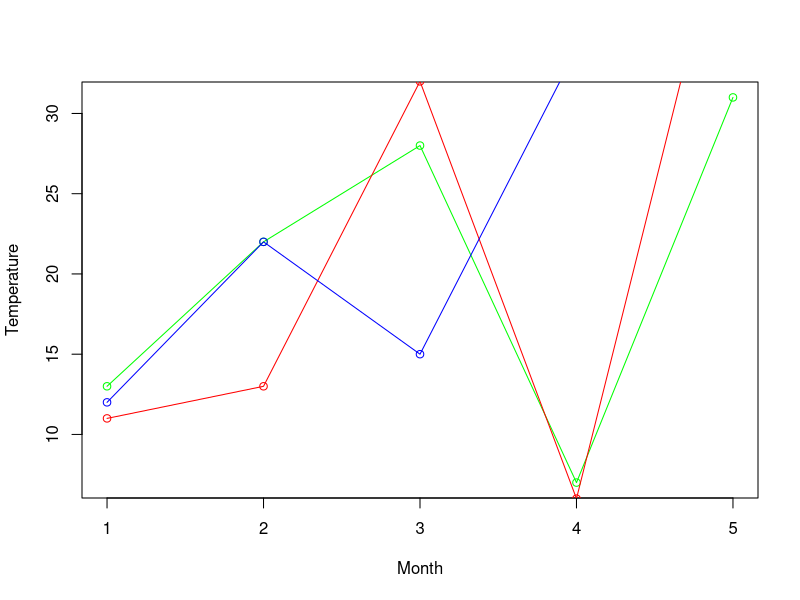
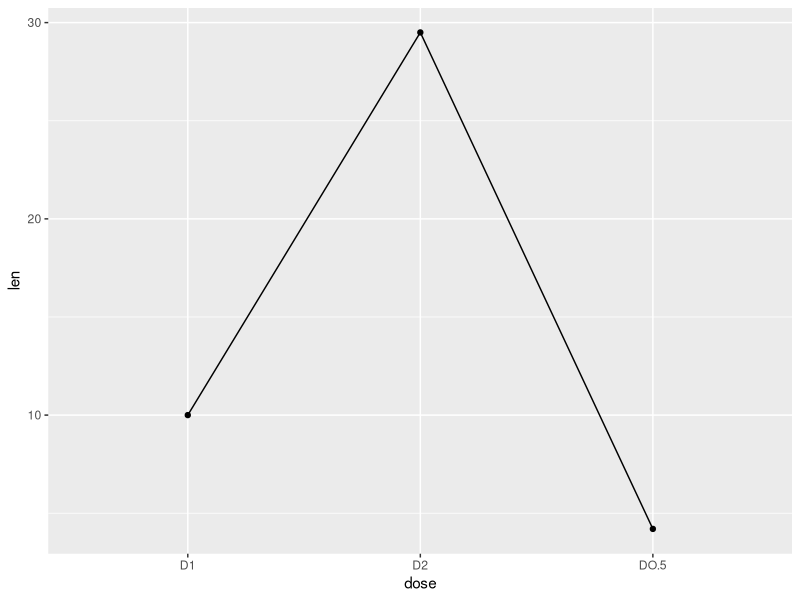

Write the R code that produced these figures, in order. (Note: this script raises an error after producing the figures.)
#   R line graphs

#   Example
# Creating the data for the chart
v=c(13,22,28,7,31)
#   giving a name to the chart file.
#   ploting the bar chart
#plot(v, type = "o",col="green", xlab="Month",ylab="Temperature")


# Example
# Creating the data for the chart
w=c(11,13,32,6,45)
x=c(12,22,15,34,35)
# Ploting the bar chart
plot(v,type="o",col="green",,xlab = "Month",ylab = "Temperature")
lines(w,type = "o",col="red")
lines(x,type= "o",col="blue")

# Line graph uisng ggplot2

library(ggplot2)
#   Creating data for graph
data_frame=data.frame(dose=c("DO.5","D1","D2"),
                      len=c(4.2,10,29.5))
head(data_frame)
#   Basic line plot with points
ggplot(data=data_frame, aes(x=dose,y=len, group=1))+geom_line()+geom_point()
#   Change the line type
ggplot(data=data_frame,aes(xdose,y=len,group=1))+geom_line(linetype="dashed")+goem_point()
#   Chanze the color
#ggplot(data=data_frame, aes(x=dose,y=len, group=1))+ goem_line(color="red")+geom_point()

